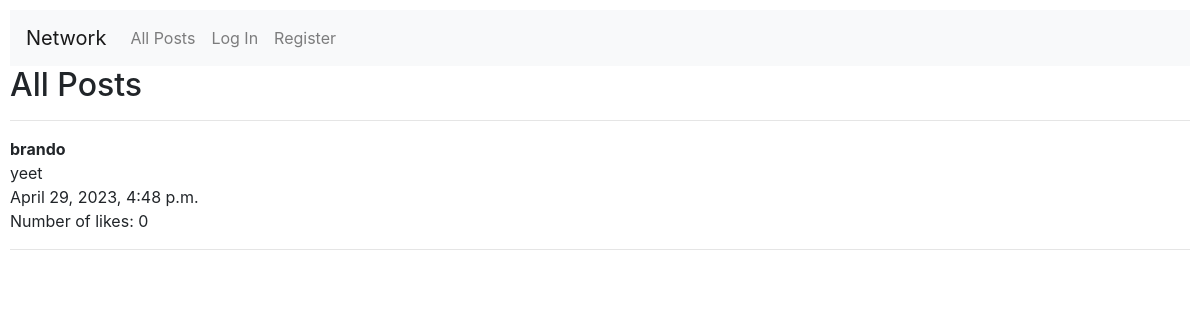
/, run on an earlier commit of the app's database.
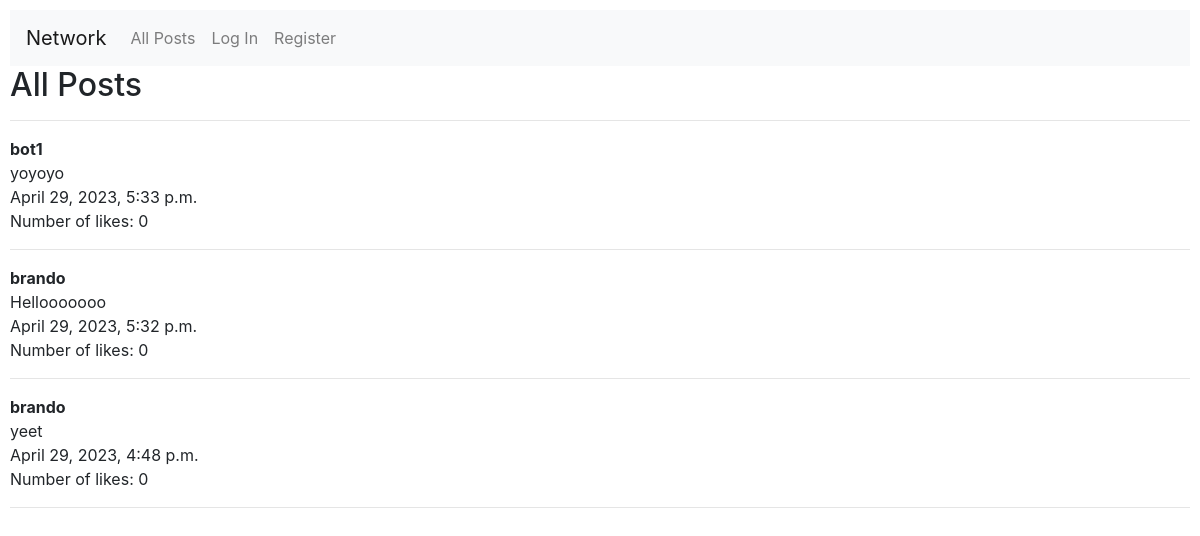
And on a later commit of the database.
### network/models.py (models this page shows, shortened)
class Post(models.Model):
    user = models.ForeignKey(User, on_delete=models.CASCADE, blank=True, null=True, related_name="post_user")
    content = models.CharField(max_length=280)
    number_of_likes = models.IntegerField(default=0)
    time = models.DateTimeField(auto_now_add=True)

class User(AbstractUser):
    pass

### network/views.py (the view)
# urls.py: path("", views.index, name="index"),
def index(request):
    all_posts = Post.objects.all().order_by("-time")
    number_of_posts = len(all_posts)
    return render(request, "network/index.html", {
        "form": PostForm,
        "all_posts": all_posts,
        "number_of_posts": number_of_posts
    })

### network/templates/network/index.html (shortened to what this page needs)
{% extends "network/layout.html" %}
{% block body %}
    <h2>All Posts</h2>
    <hr>
    {% if number_of_posts > 0 %}
        {% for post in all_posts %}
            <div>
                <div>
                    <strong>{{ post.user }}</strong>
                </div>
                <div>
                    {{ post.content }}
                </div>
                <div>
                    {{ post.time }}
                </div>
                <div>
                    Number of likes: {{ post.number_of_likes }}
                </div>
                <hr>
            </div>
        {% endfor %}
    {% else %}
        No active posts
    {% endif %}
{% endblock %}

What changed in the data, as far as the page shows it:
added Post: user "bot1", content "yoyoyo", time "April 29, 2023, 5:33 p.m.", number_of_likes "0"
added Post: user "brando", content "Hellooooooo", time "April 29, 2023, 5:32 p.m.", number_of_likes "0"
